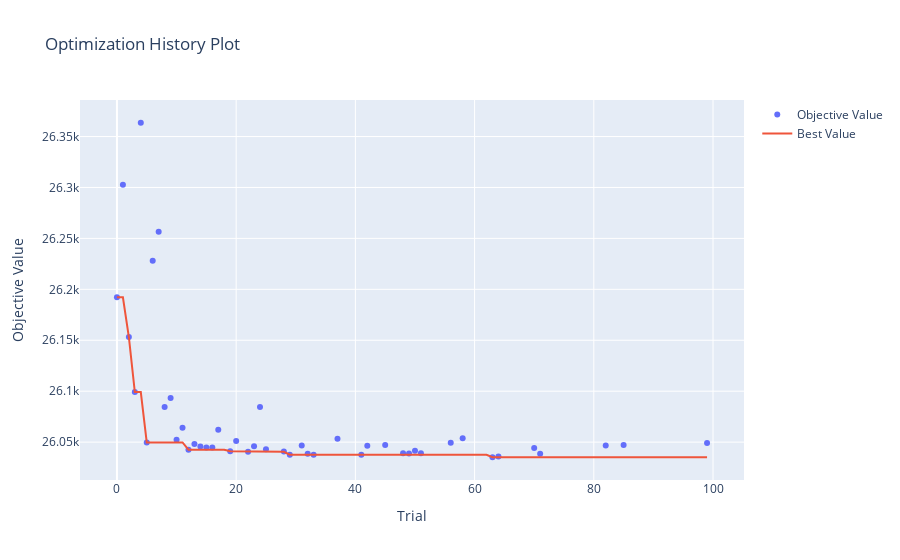
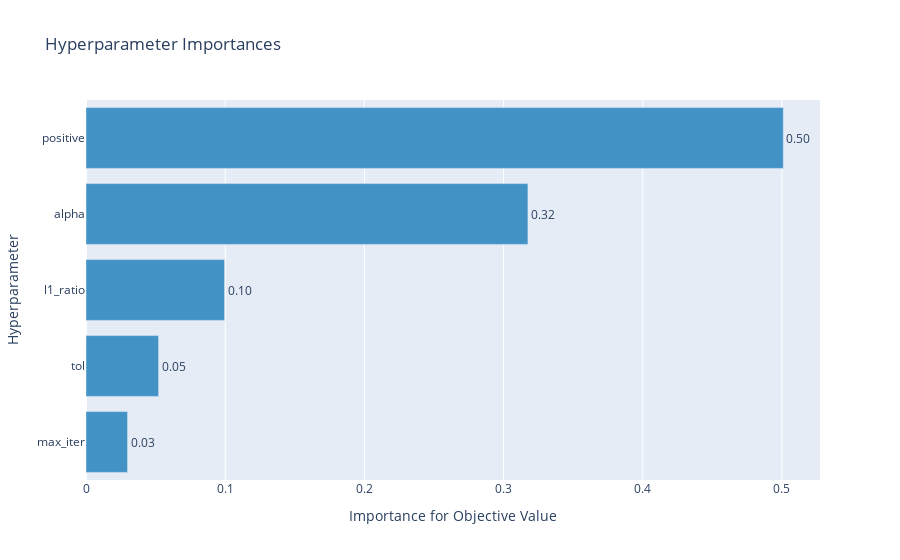
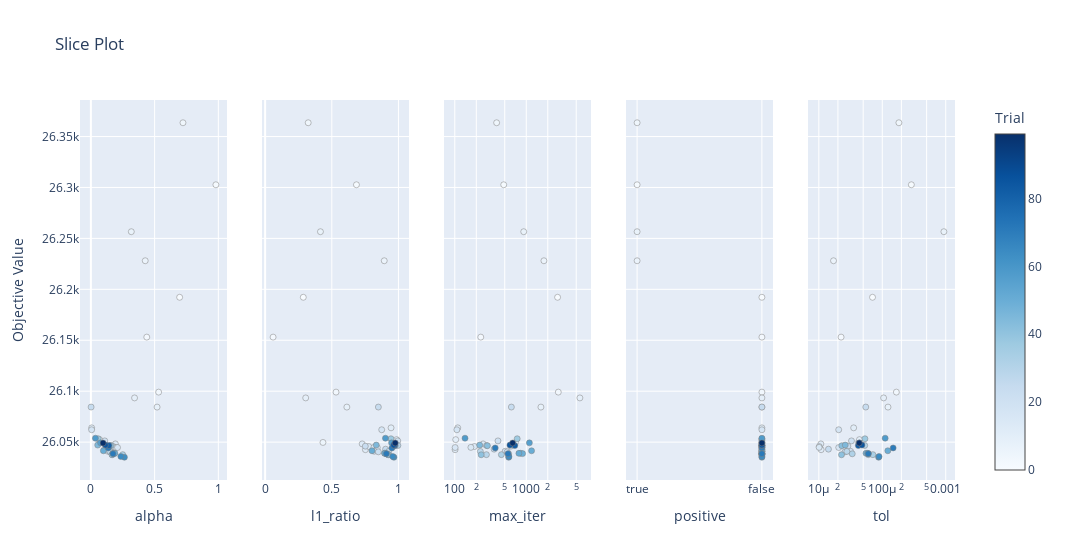
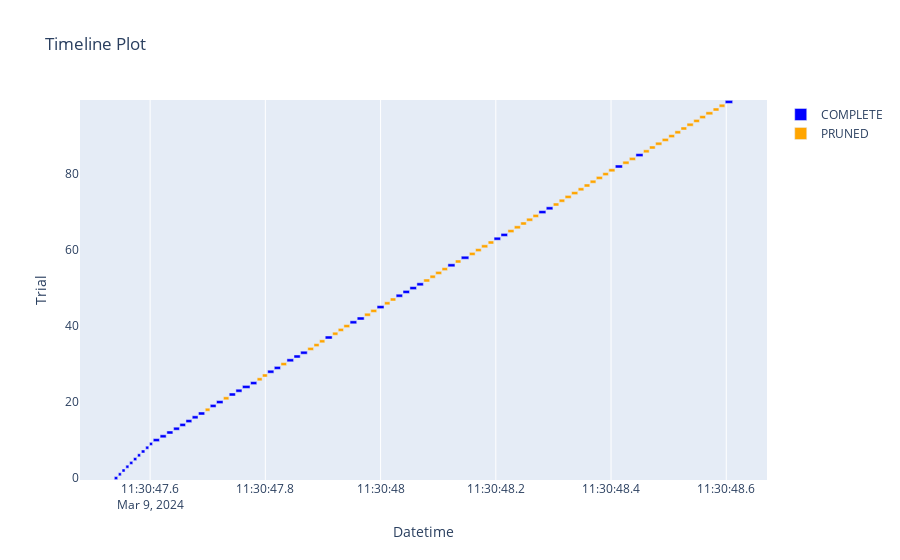

The cell these charts' notebook holds for them, in order:
### Code cell
diabetes = datasets.load_diabetes()
X, y = diabetes.data, diabetes.target


# Define the objective function for elastic net
def elastic_objective(trial):
    # Define cross-validation
    kf = KFold(n_splits=3, shuffle=True, random_state=0)
    scores = []

    for step, (train_index, test_index) in enumerate(kf.split(X)):
        X_train, X_test = X[train_index], X[test_index]
        y_train, y_test = y[train_index], y[test_index]

        # Standardize train and test sets
        scaler = StandardScaler()
        X_train_scaled = scaler.fit_transform(X_train)
        X_test_scaled = scaler.transform(X_test)

        # Suggest hyperparameter values
        params = {
            "alpha": trial.suggest_float("alpha", 0.0, 1.0, log=False),
            "l1_ratio": trial.suggest_float("l1_ratio", 0.0, 1.0),
            "positive": trial.suggest_categorical("positive", [True, False]),
            "max_iter": trial.suggest_int("max_iter", 100, 10000, log=True),
            "fit_intercept": False,
            "tol": trial.suggest_float("tol", 1e-5, 1e-3, log=True),
        }

        # Create a Lasso regressor with the suggested alpha
        regressor = ElasticNet(**params, random_state=42)

        # Fit the model on scaled training data
        regressor.fit(X_train_scaled, y_train)

        # Predict and calculate MSE
        y_pred = regressor.predict(X_test_scaled)
        score = mean_squared_error(y_test, y_pred)

        scores.append(score)

        # Report intermediate score to Optuna
        trial.report(np.mean(score), step)

        # Check for pruning
        if trial.should_prune():
            raise optuna.exceptions.TrialPruned()

    # Return the average score over all folds
    return np.mean(scores)


# Create the pruner
pruner = optuna.pruners.MedianPruner(
    n_startup_trials=15, interval_steps=1
)

# Instantiate the tuner with the Lasso objective function
tuner = OptunaTuner(
    objective=elastic_objective,
    pruner=pruner,
    n_trials=100,
    seed=123,
    study_timeout=0.5 * 3600,
    direction="minimize",
    study_name="elastic_net_diabetes",
    save_plots=True,
)

# Run the study
tuner.run_study()

# Plot the results
tuner.plot_results()
